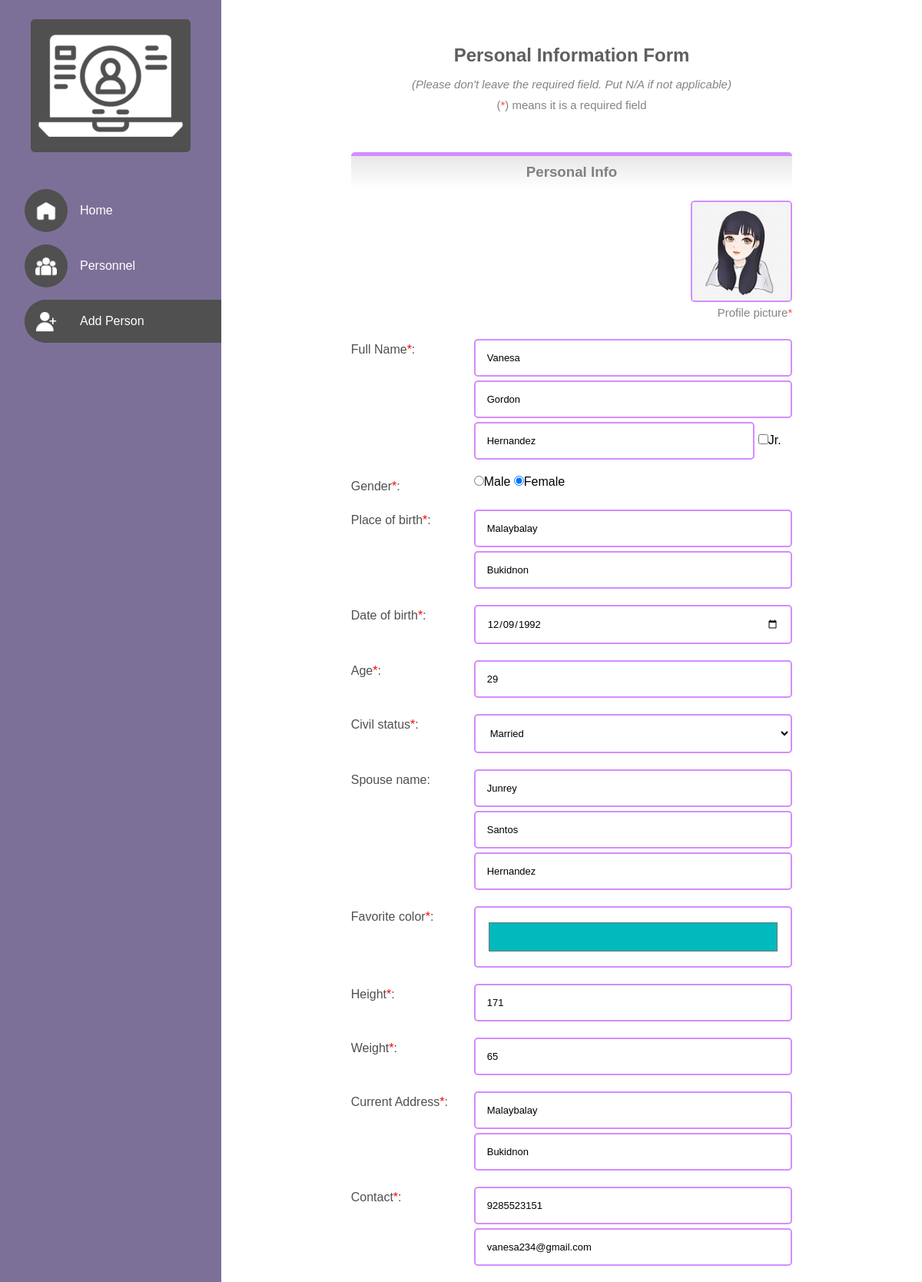
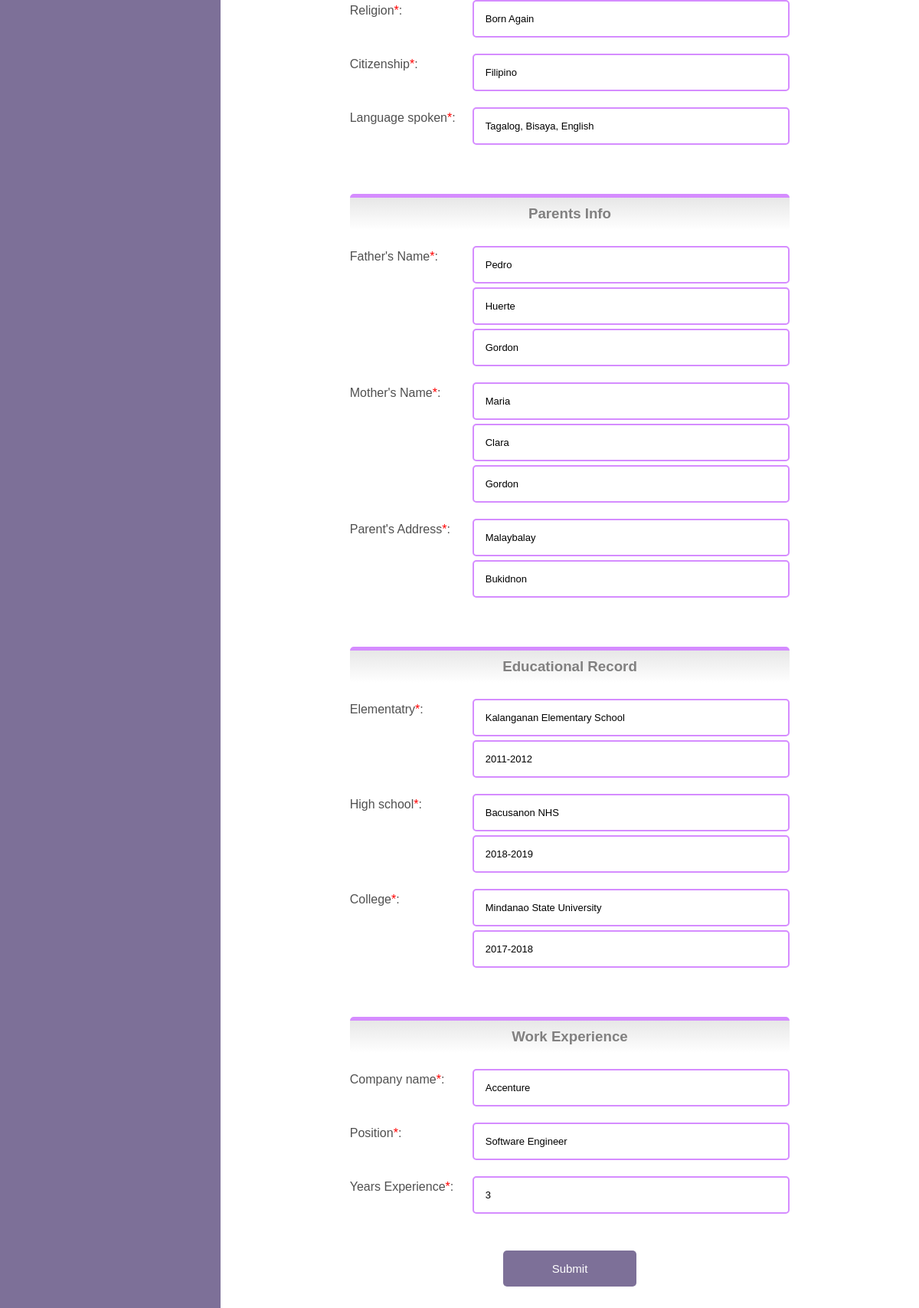
Screenshot of /person_form.php?person_id=61b562e911b776.45399019 with the database file from the repository (2 pictures, top to bottom).
### tables this page shows
CREATE TABLE `personnel` (
  `person_id` varchar(40) NOT NULL,
  `image_name` varchar(40) NOT NULL,
  `firstname` varchar(40) NOT NULL,
  `middlename` varchar(40) NOT NULL,
  `lastname` varchar(40) NOT NULL,
  `extension` varchar(5) NOT NULL,
  `gender` varchar(10) NOT NULL,
  `civil_status` varchar(15) NOT NULL,
  `favorite_color` varchar(10) NOT NULL,
  `height` int(5) NOT NULL,
  `weight` int(5) NOT NULL,
  `date_of_birth` varchar(10) NOT NULL,
  `age` int(5) NOT NULL,
  `city_mun_pob` varchar(40) NOT NULL,
  `province_pob` varchar(40) NOT NULL,
  `city_mun_address` varchar(40) NOT NULL,
  `province_address` varchar(40) NOT NULL,
  `phone_number` bigint(20) NOT NULL,
  `email` varchar(40) NOT NULL,
  `citizenship` varchar(40) NOT NULL,
  `religion` varchar(40) NOT NULL,
  `language_spoken` varchar(40) NOT NULL
);

CREATE TABLE `spouse` (
  `person_id` varchar(40) NOT NULL,
  `spouse_fname` varchar(40) NOT NULL,
  `spouse_mname` varchar(40) NOT NULL,
  `spouse_lname` varchar(40) NOT NULL
);

CREATE TABLE `parents` (
  `person_id` varchar(40) NOT NULL,
  `father_fname` varchar(40) NOT NULL,
  `father_mname` varchar(40) NOT NULL,
  `father_lname` varchar(40) NOT NULL,
  `mother_fname` varchar(40) NOT NULL,
  `mother_mname` varchar(40) NOT NULL,
  `mother_lname` varchar(40) NOT NULL,
  `parent_city_mun_address` varchar(40) NOT NULL,
  `parent_province_address` varchar(40) NOT NULL
);

CREATE TABLE `educ_record` (
  `person_id` varchar(40) NOT NULL,
  `elem_school_name` varchar(40) NOT NULL,
  `elem_grad_sy` varchar(20) NOT NULL,
  `high_school_name` varchar(40) NOT NULL,
  `high_grad_sy` varchar(20) NOT NULL,
  `coll_school_name` varchar(40) NOT NULL,
  `coll_grad_sy` varchar(20) NOT NULL
);

CREATE TABLE `w_experience` (
  `person_id` varchar(40) NOT NULL,
  `company_name` varchar(40) NOT NULL,
  `position` varchar(40) NOT NULL,
  `years_experience` int(10) NOT NULL
);

### person_form.php (the view, shortened to what the rows shown need)
<?php
    require_once $_SERVER['DOCUMENT_ROOT'] . "/rdpis/process/getters.php";
    require_once $_SERVER['DOCUMENT_ROOT'] . "/rdpis/process/setters.php";
    if(isset($_GET["person_id"])){
        $person_data = get_person_data();
    }
?>
<!DOCTYPE html>
<html lang="en">
<head>
    <link rel="stylesheet" href="./css/general.css">
    <link rel="stylesheet" href="./css/person_form.css">
</head>
<body>
    <div class="main_container">
        <div class="container">
            <form action="" method="POST" class="add_person_form" enctype="multipart/form-data">
                <h2>Personal Information Form</h2>
                <div class="profile_container">
                    <?php
                        if(isset($person_data)){
                            echo '<img src="./uploads/profileImages/'. $person_data["image_name"] .'" alt="picture" id="image_viewer"/>';
                        }else{
                            echo '<img src="./images/user_placeholder.png" alt="picture" id="image_viewer">';
                        }
                    ?>
                    <p>Profile picture<span>*</span></p>
                </div>
                <div class="addperson_input_con">
                    <div class="input_wrapper">
                        <input type="text" placeholder="First name" name="firstname" value="<?php echo isset($person_data) ? $person_data["firstname"] : ""; ?>" required>
                        <input type="text" placeholder="Middle name(N/A if none)" name="middlename" value="<?php echo isset($person_data) ? $person_data["middlename"] : ""; ?>" required>
                        <div>
                            <input type="text" placeholder="Last name" name="lastname" style="width:80%;" value="<?php echo isset($person_data) ? $person_data["lastname"] : ""; ?>"required>
                            <input type="checkbox" value="Jr." name="extension" <?php echo !empty($person_data["extension"]) ? "checked" : ""; ?> >Jr.
                        </div>
                    </div>
                </div>
                <div class="addperson_input_con">
                    <div>
                        <?php
                            if(isset($person_data)){
                                ?>
                                    <input type="radio" name="gender" value="male" <?php echo $person_data["gender"] == "male" ? "checked" : "" ?> >Male
                                    <input type="radio" name="gender" value="female" <?php echo $person_data["gender"] == "female" ? "checked" : "" ?> >Female
                                <?php
                            }else{
                                ?>
                                    <input type="radio" name="gender" value="male" checked>Male
                                    <input type="radio" name="gender" value="female">Female
                                <?php
                            }
                        ?>
                    </div>
                </div>
                <div class="addperson_input_con">
                    <div class="input_wrapper">
                        <input type="text" placeholder="City/Municipality" name="city_mun_pob" value="<?php echo isset($person_data) ? $person_data["city_mun_pob"] : ""; ?>"required>
                        <input type="text" placeholder="Province" name="province_pob" value="<?php echo isset($person_data) ? $person_data["province_pob"] : ""; ?>"required>
                    </div>
                </div>
                <div class="addperson_input_con">
                    <label for="">Date of birth<span>*</span>:</label>
                    <input type="date" name="date_of_birth" id="birth_date" value="<?php echo isset($person_data) ? $person_data["date_of_birth"] : ""; ?>"required>
                </div>
                <div class="addperson_input_con">
                    <label for="age">Age<span>*</span>:</label>
                    <input type="number" readonly placeholder="generated by birthdate" name="age" id="age_input" value="<?php echo isset($person_data) ? $person_data["age"] : ""; ?>" required>
                </div>
                <div class="addperson_input_con">
                    <label for="civil_status">Civil status<span>*</span>:</label>
                    <select name="civil_status" id="civil_status" value="single">
                        <option value="married" <?php echo isset($person_data) && $person_data["civil_status"] == "married" ? "selected" : "";?>>Married</option>
                    </select>
                </div>
                <div class="addperson_input_con" id="spouse_name">
                    <div class="input_wrapper">
                        <input type="text" placeholder="First name" name="spouse_fname" value="<?php echo isset($person_data) ? $person_data["spouse_fname"] : ""; ?>" id="spouse_fname">
                        <input type="text" placeholder="Middle name" name="spouse_mname" value="<?php echo isset($person_data) ? $person_data["spouse_mname"] : ""; ?>" id="spouse_mname">
                        <input type="text" placeholder="Last name" name="spouse_lname" value="<?php echo isset($person_data) ? $person_data["spouse_lname"] : ""; ?>" id="spouse_lname">
                    </div>
                </div>
                <div class="addperson_input_con">
                    <label for="fav_color">Favorite color<span>*</span>:</label>
                    <input type="color" name="favorite_color" value="<?php
                        echo isset($person_data) ? $person_data["favorite_color"] : "#328678";
                    ?>">
                </div>
                <div class="addperson_input_con">
                    <label for="">Height<span>*</span>:</label>
                    <input type="number" placeholder="centimeter (cm)" name="height" value="<?php echo isset($person_data) ? $person_data["height"] : ""; ?>"required>
                </div>
                <div class="addperson_input_con">
                    <label for="weight">Weight<span>*</span>:</label>
                    <input type="number" placeholder="kilogram (kg)" name="weight" value="<?php echo isset($person_data) ? $person_data["weight"] : ""; ?>"required>
                </div>
                <div class="addperson_input_con">
                    <div class="input_wrapper">
                        <input type="text" placeholder="City/Municipality" name="city_mun_address" value="<?php echo isset($person_data) ? $person_data["city_mun_address"] : ""; ?>"required>
                        <input type="text" placeholder="Province" name="province_address" value="<?php echo isset($person_data) ? $person_data["province_address"] : ""; ?>"required>
                    </div>
                </div>
                <div class="addperson_input_con">
                    <div class="input_wrapper">
                        <input type="number" placeholder="Phone number" name="phone_number" value="<?php echo isset($person_data) ? $person_data["phone_number"] : ""; ?>"required>
                        <input type="email" placeholder="E-mail" name="email" value="<?php echo isset($person_data) ? $person_data["email"] : ""; ?>"required>
                    </div>
                </div>
                <div class="addperson_input_con">
                    <label for="religion">Religion<span>*</span>:</label>
                    <input type="text" placeholder="ex. Catholic, Born again" name="religion" value="<?php echo isset($person_data) ? $person_data["religion"] : ""; ?>"required>
                </div>
                <div class="addperson_input_con">
                    <label>Citizenship<span>*</span>:</label>
                    <input type="text" placeholder="ex. Filipino" name="citizenship" value="<?php echo isset($person_data) ? $person_data["citizenship"] : ""; ?>"required>
                </div>
                <div class="addperson_input_con">
                    <label>Language spoken<span>*</span>:</label>
                    <input type="text" placeholder="ex. Tagalog, bisaya" name="language_spoken" value="<?php echo isset($person_data) ? $person_data["language_spoken"] : ""; ?>"required>
                </div>
                <div class="addperson_input_con">
                    <div class="input_wrapper">
                        <input type="text" placeholder="First name" name="father_fname" value="<?php echo isset($person_data) ? $person_data["father_fname"] : ""; ?>"required>
                        <input type="text" placeholder="Middle name(N/A if none)" name="father_mname" value="<?php echo isset($person_data) ? $person_data["father_mname"] : ""; ?>"required>
                        <input type="text" placeholder="Last name" name="father_lname" value="<?php echo isset($person_data) ? $person_data["father_lname"] : ""; ?>"required>
                    </div>
                </div>
                <div class="addperson_input_con">
                    <div class="input_wrapper">
                        <input type="text" placeholder="First name" name="mother_fname" value="<?php echo isset($person_data) ? $person_data["mother_fname"] : ""; ?>"required>
                        <input type="text" placeholder="Middle name" name="mother_mname" value="<?php echo isset($person_data) ? $person_data["mother_mname"] : ""; ?>"required>
                        <input type="text" placeholder="Last name" name="mother_lname" value="<?php echo isset($person_data) ? $person_data["mother_lname"] : ""; ?>"required>
                    </div>
                </div>
                <div class="addperson_input_con">
                    <div class="input_wrapper">
                        <input type="text" placeholder="City/Municipality" name="parent_city_mun_address" value="<?php echo isset($person_data) ? $person_data["parent_city_mun_address"] : ""; ?>"required>
                        <input type="text" placeholder="Province" name="parent_province_address" value="<?php echo isset($person_data) ? $person_data["parent_province_address"] : ""; ?>"required>
                    </div>
                </div>
                <div class="addperson_input_con">
                    <div class="input_wrapper">
                        <input type="text" name="elem_school_name" value="<?php echo isset($person_data) ? $person_data["elem_school_name"] : ""; ?>" placeholder="Name of school" required>
                        <input type="text" name="elem_grad_sy" value="<?php echo isset($person_data) ? $person_data["elem_grad_sy"] : ""; ?>" placeholder="Year graduated" required>
                    </div>
                </div>
                <div class="addperson_input_con">
                    <div class="input_wrapper">
                        <input type="text" name="high_school_name" value="<?php echo isset($person_data) ? $person_data["high_school_name"] : ""; ?>" placeholder="Name of school" required>
                        <input type="text" name="high_grad_sy" value="<?php echo isset($person_data) ? $person_data["high_grad_sy"] : ""; ?>" placeholder="Year graduated" required>
                    </div>
                </div>
                <div class="addperson_input_con">
                    <div class="input_wrapper">
                        <input type="text" name="coll_school_name" value="<?php echo isset($person_data) ? $person_data["coll_school_name"] : ""; ?>" placeholder="Name of school" required>
                        <input type="text" name="coll_grad_sy" value="<?php echo isset($person_data) ? $person_data["coll_grad_sy"] : ""; ?>" placeholder="Year graduated" required>
                    </div>
                </div>
                <div class="addperson_input_con">
                    <label for="">Company name<span>*</span>:</label>
                    <input type="text" name="company_name" value="<?php echo isset($person_data) ? $person_data["company_name"] : ""; ?>" placeholder="ex. Google" required>
                </div>
                <div class="addperson_input_con">
                    <label for="">Position<span>*</span>:</label>
                    <input type="text" name="position" value="<?php echo isset($person_data) ? $person_data["position"] : ""; ?>" placeholder="ex. Software engineer" required>
                </div>
                <div class="addperson_input_con">
                    <label for="">Years Experience<span>*</span>:</label>
                    <input type="number" name="years_experience" value="<?php echo isset($person_data) ? $person_data["years_experience"] : ""; ?>" placeholder="how many years you are in that company" required>
                </div>
            </form>
        </div>
    </div>
</body>
</html>

### rows the page displays
personnel: image_name (picture), firstname "Vanesa", middlename "Gordon", lastname "Hernandez", gender "☑", city_mun_pob "Malaybalay", province_pob "Bukidnon", date_of_birth "12/09/1992", age "29", civil_status "Married", spouse_fname "Junrey", spouse_mname "Santos", spouse_lname "Hernandez", favorite_color "#00babd", height "171", weight "65", city_mun_address "Malaybalay", province_address "Bukidnon", phone_number "9285523151", email "vanesa234@gmail.com", religion "Born Again", citizenship "Filipino", language_spoken "Tagalog, Bisaya, English", father_fname "Pedro", father_mname "Huerte", father_lname "Gordon", mother_fname "Maria", mother_mname "Clara", mother_lname "Gordon", parent_city_mun_address "Malaybalay", parent_province_address "Bukidnon", elem_school_name "Kalanganan Elementary School", elem_grad_sy "2011-2012", high_school_name "Bacusanon NHS", high_grad_sy "2018-2019", coll_school_name "Mindanao State University", coll_grad_sy "2017-2018", company_name "Accenture", position "Software Engineer", years_experience "3"
